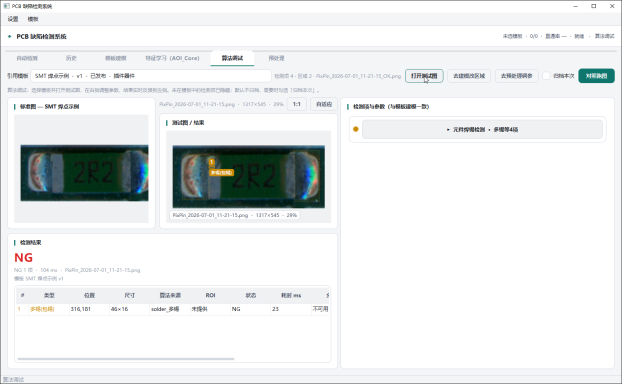
#> input picture review/task/pcb_accept_01/raw/stress_round/s1_before_baseline.jpg, 1244 x 768 px (shown at 1/2 size)
$ python -i traditional.py   (imports and definitions only)   (older library calls are emulated)
#> lines starting #> are read from the running program, lines starting #| are printed output that depends on the picture; after the words box and inside, x2 and y2 are one past the last pixel; in counts of white or black regions, pixels touching at a corner belong together
"""传统底层视觉特征提取器（从 Demo2 AOI_dev 移植，172 维 → 200 维）

14 组特征 + ⑮ SURF（多尺度 Hessian 斑点，+14 维），向量化实现。
单张 256x256 ~30ms（不含 PC/SURF 时更快的常驻路径已向量化）。
"""
import cv2
import numpy as np
from skimage import feature, filters, color, transform, morphology
from skimage.measure import shannon_entropy, moments_hu
from skimage.feature import local_binary_pattern, hog, graycomatrix, graycoprops
import pywt

def _cv2_canny(gray, sigma=1, low=0.1, high=0.3):
    """cv2 Canny（sigma 对应高斯模糊），替代 skimage feature.canny（快 ~50 倍）"""
    blur = cv2.GaussianBlur(gray, (0, 0), sigma)
    lo = max(1, int(255 * low))
    hi = min(255, int(255 * high))
    return cv2.Canny(blur, lo, hi)

# [86 lines left out: function _surf_features, not called in this run]


class TraditionalFeatureExtractor:
    """200 维传统特征提取器（186 基础 + ⑮ SURF 14）

    分组:
    ① GLCM 纹理 (4)
    ② 区域自相似 (5)
    ③ 边缘梯度 (28)
    ④ HOG (11)
    ⑤ 形状/几何 (11)
    ⑥ 灰度统计 (12)
    ⑦ 材质反光 (4)
    ⑧ 色彩 HSV+矩 (36)
    ⑨ FFT 频域 (13)
    ⑩ Haar 小波 (40)
    ⑪ 逻辑关系 (6)
    ⑫ Gabor (8)
    ⑬ LoG 斑点 (5)
    ⑭ 相位一致性 (3)
    ⑮ SURF 多尺度 Hessian 斑点 (14)
    """

    def __init__(self):
        self.dim = 200
        self._fixed_dim = None   # 旧 checkpoint 兼容：截断到该维度（如 172）

    def set_dim(self, d):
        """对齐旧 checkpoint 的 trad_ref 维度（新特征追加在末尾，截断即回退）"""
        self._fixed_dim = int(d) if d else None

    def extract(self, img, rng=None):
        """img: ndarray (H, W, 3) RGB, 返回 200 维向量"""
        rng = rng or np.random.default_rng(42)
        # 缩放：大图降采样提速（<=256）；再保证最小边 >=32（HOG 需 32 行/列）
        h, w = img.shape[:2]
#> h = 768; w = 1244
        if max(h, w) > 256:
            s = 256.0 / max(h, w)
#> s = 0.206
            img = cv2.resize(img, (max(1, int(w * s)), max(1, int(h * s))))
        h, w = img.shape[:2]
#> h = 158; w = 256
        if min(h, w) < 32:
            s = 32.0 / min(h, w)
            img = cv2.resize(img, (int(w * s), int(h * s)))
        features = []
        gray = cv2.cvtColor(img, cv2.COLOR_RGB2GRAY)
        hsv = cv2.cvtColor(img, cv2.COLOR_RGB2HSV)
#> hsv: shape (158, 256, 3); mean H, S, V 44.1, 13.4, 236.5
        lab = cv2.cvtColor(img, cv2.COLOR_RGB2LAB)
#> lab: shape (158, 256, 3); mean of channels 0, 1, 2 235.5, 127.2, 127.6

        # ① GLCM 纹理 (4)
        glcm = graycomatrix(gray, distances=[1], angles=[0, np.pi/4, np.pi/2, 3*np.pi/4],
                           levels=256, symmetric=True, normed=True)
        for prop in ['contrast', 'correlation', 'energy', 'homogeneity']:
            features.append(graycoprops(glcm, prop).mean())
#> after the loop, features = [475.4, 0.916, 0.544, 0.766]

        # ② 区域自相似 (5)
        h, w = gray.shape
        for scale in [4, 8, 16]:
            # 分块匹配（向量化均距替代 pdist：O(N²) 距离由 129ms 降至 ~1ms）
            blocks = []
            for i in range(0, h - scale + 1, scale):
                for j in range(0, w - scale + 1, scale):
                    blocks.append(gray[i:i+scale, j:j+scale].ravel())
            if len(blocks) > 1:
                blocks = np.array(blocks, dtype=np.float32)
                if len(blocks) > 100:
                    idx = rng.choice(len(blocks), 100, replace=False)
                    blocks = blocks[idx]
                # 均距 = sqrt(mean(||bi-bj||²)) 向量化
                bnorm = (blocks ** 2).sum(axis=1)
                dot = blocks @ blocks.T
                dist2 = bnorm[:, None] + bnorm[None, :] - 2 * dot
                np.fill_diagonal(dist2, 0.0)
                nonzero = dist2[dist2 > 0]
                features.append(float(np.sqrt(nonzero).mean()) if nonzero.size else 0.0)
            else:
                features.append(0.0)
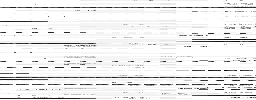
#> blocks: shape (100, 256) float32; min 8, max 255, mean 236.3
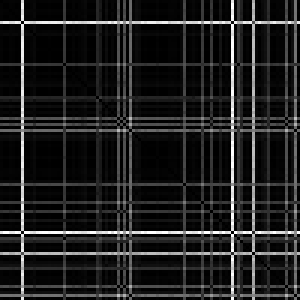
#> dist2: shape (100, 100) float32 (shown 3 times larger); min 0, max 10030130, mean 1231555.2; drawn with min black and max white
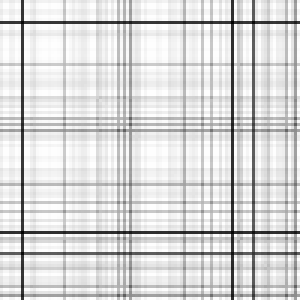
#> dot: shape (100, 100) float32 (shown 3 times larger); min 906372, max 16646400, mean 14298612; drawn with min black and max white
#> after the loop, bnorm = 100 values, max 16646400 at index 1, min 1038830 at index 77, mean 14914390; features = [475.4, 0.916, 0.544, 0.766, 197.2, 481.5, 872.2]; idx = 100 values, max 140 at index 68, min 0 at index 97, mean 69.15; nonzero = 9106 values, max 10030130 at index 153, min 288 at index 149, mean 1352465.9
        # 加两个自相似统计
        features.append(np.std(gray[:8, :8] - gray[8:16, 8:16]))
        features.append(np.std(gray[::8, ::8]))

        # ③ 边缘梯度 (27)
        # Canny 密度（cv2 实现，比 skimage 快 ~50 倍）
        edges = _cv2_canny(gray, sigma=1)
#> in _cv2_canny, `return cv2.Canny(blur, lo, hi)`: returned value: shape (158, 256); 6.5% white in thin lines or dots
        features.append(edges.mean())
        edges2 = _cv2_canny(gray, sigma=2)
#> in _cv2_canny (call 2), `return cv2.Canny(blur, lo, hi)`: returned value: shape (158, 256); 2.6% white in thin lines or dots, all inside (x1, y1, x2, y2) = (5, 12, 254, 129)
        features.append(edges2.mean())
        edges3 = _cv2_canny(gray, sigma=3)
#> in _cv2_canny (call 3), `return cv2.Canny(blur, lo, hi)`: returned value: shape (158, 256); 1% white in thin lines or dots, all inside (x1, y1, x2, y2) = (7, 26, 256, 87)
        features.append(edges3.mean())
        # Sobel 梯度（cv2 实现，比 skimage filters 快 ~10 倍）
        sobel_h = cv2.Sobel(gray, cv2.CV_32F, 1, 0, ksize=3)
        sobel_v = cv2.Sobel(gray, cv2.CV_32F, 0, 1, ksize=3)
        features.append(sobel_h.mean())
        features.append(sobel_v.mean())
        features.append(np.sqrt(sobel_h**2 + sobel_v**2).mean())
        # 梯度方向直方图 (16 bins)
        grad_mag = np.sqrt(sobel_h**2 + sobel_v**2)
        grad_ang = np.arctan2(sobel_v, sobel_h + 1e-8)
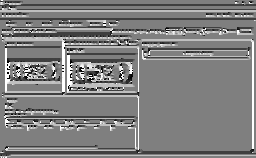
#> grad_ang: shape (158, 256) float32; min -3.14, max 3.14, mean 0.0216; drawn with min black and max white
        hist, _ = np.histogram(grad_ang, bins=16, range=(-np.pi, np.pi), weights=grad_mag)
#> hist = [69965.1, 27048.9, 58152.2, 211588.8, 436009.2, 46008.1, 41184.2, 78074.9, 114123.3, 33398.5, 60654.8, 206558.6, 411754.3, 53146.9, 33749.6, 125809.4]
        features.extend(hist.tolist())
        # LBP (6 bin)
        lbp = local_binary_pattern(gray, 8, 1, method='uniform')
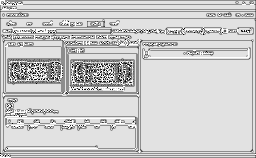
#> lbp: shape (158, 256) float64; min 0, max 9, mean 7.13; drawn with min black and max white
        lbp_hist, _ = np.histogram(lbp, bins=6, range=(0, 6), density=True)
#> lbp_hist = [0.0188, 0.032, 0.0146, 0.0744, 0.0591, 0.801]
        features.extend(lbp_hist.tolist())

        # ④ HOG (11)
        fd = hog(gray, orientations=9, pixels_per_cell=(16, 16), cells_per_block=(2, 2),
                feature_vector=True, block_norm='L2-Hys')
#> fd = 4320 values, max 0.707 at index 2673, min 0 at index 45, mean 0.0804
        # 降采样到 11 维
        idx = np.linspace(0, len(fd)-1, 11, dtype=int)
#> idx = [0, 431, 863, 1295, 1727, 2159, 2591, 3023, 3455, 3887, 4319]
        features.extend(fd[idx].tolist())

        # ⑤ 形状/几何 (11)
        # Hu 矩 (7)
        moments = cv2.moments(gray)
#> moments = moments, m00 9471724, centre m10/m00, m01/m00 = (131.2, 79.44)
        hu = cv2.HuMoments(moments).flatten()
#> hu = [0.000811, 1.21e-07, 2.28e-13, 1.95e-12, 8.52e-25, 6.6e-16, -9.76e-25]
        features.extend((-np.sign(hu) * np.log10(np.abs(hu) + 1e-10)).tolist())
        # 轮廓统计 (4)
        _, thresh = cv2.threshold(gray, 0, 255, cv2.THRESH_BINARY + cv2.THRESH_OTSU)
#> thresh: shape (158, 256); 92.1% white; 102 black regions (99 under 20 px), largest, box (x1, y1, x2, y2) and area: (71, 60, 134, 86) 1613, (8, 60, 61, 83) 1213, (238, 28, 253, 34) 72
        contours, _ = cv2.findContours(thresh, cv2.RETR_EXTERNAL, cv2.CHAIN_APPROX_SIMPLE)
#> contours = [[[0, 0], [0, 157], [255, 157], [255, 0]]]
        if contours:
            areas = [cv2.contourArea(c) for c in contours]
#> areas = [40035]
            features.append(np.log1p(np.mean(areas)))
            features.append(np.log1p(np.std(areas)))
            features.append(len(contours) / (h * w) * 1e4)
            perims = [cv2.arcLength(c, True) for c in contours]
#> perims = [824]
            features.append(np.mean(perims) / (h + w) if perims else 0.0)
        else:
            features.extend([0, 0, 0, 0])

        # ⑥ 灰度统计 (12)
        features.extend([gray.mean(), gray.std(), gray.min(), gray.max(),
                        np.percentile(gray, 25), np.percentile(gray, 50), np.percentile(gray, 75),
                        shannon_entropy(gray),
                        np.mean(gray ** 2), np.mean(np.abs(gray - gray.mean()) ** 3),
                        np.mean(gray ** 4), (gray.max() - gray.min()) / (gray.mean() + 1e-8)])

        # ⑦ 材质反光/高光 (4)
        specular = gray > gray.mean() + 2 * gray.std()
#> specular: shape (158, 256) bool; every value is 0
        features.append(specular.mean())
        features.append(gray[specular].std() if specular.any() else 0)
        # 高光区域连通性
        _, bw = cv2.threshold(gray, gray.mean() + 2 * gray.std(), 255, cv2.THRESH_BINARY)
        kernel = np.ones((5, 5), np.uint8)
#> kernel = [[1, 1, 1, 1, 1], [1, 1, 1, 1, 1], [1, 1, 1, 1, 1], [1, 1, 1, 1, 1], [1, 1, 1, 1, 1]]
        bw = morphology.remove_small_objects(bw.astype(bool), min_size=50)
        features.append(bw.mean())
        features.append(len(np.unique(bw)) / (h * w) * 1e4)

        # ⑧ 色彩 HSV 直方图 + 色彩矩 (39)
        for ch in range(3):
            hist, _ = np.histogram(hsv[:,:,ch], bins=8, range=(0, 256), density=True)
            features.extend(hist.tolist())
            # 色彩矩
            ch_data = hsv[:,:,ch].astype(float)
            features.extend([ch_data.mean(), ch_data.std() / 255,
                           np.mean(((ch_data - ch_data.mean()) / (ch_data.std() + 1e-8)) ** 3)])
#> this loop made 3 passes
#> hist on pass 1: [0.0183, 0.00019, 0.00154, 0.0111, 9.43e-05, 3.86e-05, 0, 0]
#> pass 1, in extract, `ch_data = hsv[:,:,ch].astype(float)`:
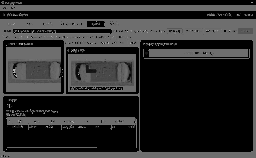
#> ch_data: shape (158, 256) float64; min 0, max 179, mean 44.1
#> pass 2, in extract, `ch_data = hsv[:,:,ch].astype(float)`:
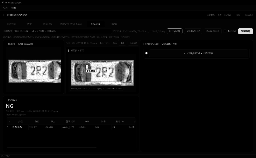
#> ch_data: shape (158, 256) float64; min 0, max 255, mean 13.4
#> after the loop, features = 108 values, max 473504.5 at index 68, min -10 at index 54, mean 23006.9
        # RGB 相关性 (3)
        for i in range(3):
            for j in range(i+1, 3):
                cc = np.corrcoef(img[:,:,i].ravel(), img[:,:,j].ravel())[0, 1]
                features.append(cc if not np.isnan(cc) else 0.0)
#> after the loop, features = 111 values, max 473504.5 at index 68, min -10 at index 54, mean 22385.1

        # ⑨ FFT 频域 (13)
        f = np.fft.fft2(gray)
        fshift = np.fft.fftshift(f)
        magnitude = np.abs(fshift)
        # 高频能量
        cy, cx = h // 2, w // 2
#> cy = 79; cx = 128
        radius = min(h, w) // 4
#> radius = 39
        mask = np.zeros_like(gray, dtype=bool)
#> (the run stopped early here; a loop or call above may not have finished)

$ run again, on review/task/pcb_accept_01/raw/stress_round/s2_restore_default_015.jpg
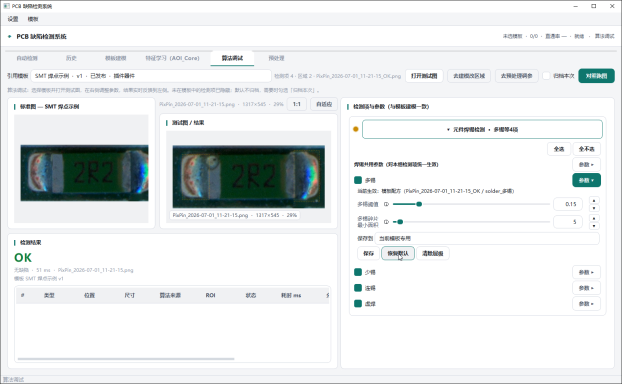
#> input picture review/task/pcb_accept_01/raw/stress_round/s2_restore_default_015.jpg, 1244 x 768 px (shown at 1/2 size)
#> hsv: shape (158, 256, 3); mean H, S, V 45.2, 14.3, 235.4
#> lab: shape (158, 256, 3); mean of channels 0, 1, 2 234.4, 127.1, 127.5
#> after the loop in extract, `for prop in ['contrast', 'correlation', 'energy', 'homogeneity']:`: features = [611.9, 0.896, 0.516, 0.732]
#> after the loop in extract, `for scale in [4, 8, 16]:`:
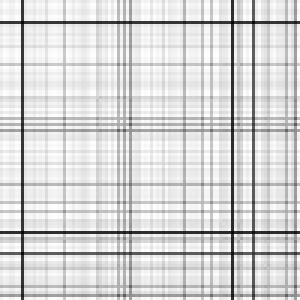
#> dot: shape (100, 100) float32 (shown 3 times larger); min 906372, max 16646400, mean 14167276; drawn with min black and max white
#> after the loop in extract, `for scale in [4, 8, 16]:`: bnorm = 100 values, max 16646400 at index 1, min 1038830 at index 77, mean 14806196; features = [611.9, 0.896, 0.516, 0.732, 204.9, 476.1, 887.2]; idx = 100 values, max 140 at index 68, min 0 at index 97, mean 69.15; nonzero = 9686 values, max 10030130 at index 164, min 2 at index 275, mean 1319267.4
#> in extract, `hist, _ = np.histogram(grad_ang, bins=16, range=(-np.pi, np.pi), weigh..`: hist = [86901.2, 34340.2, 75947.3, 251829.6, 511440, 62677.7, 54066.7, 88155.8, 136973.8, 41450.4, 76005.4, 255861.6, 482635.9, 67338.3, 46638.1, 143089]
#> lbp_hist = [0.017, 0.0331, 0.0129, 0.0763, 0.0532, 0.808]
#> fd = 4320 values, max 0.707 at index 3676, min 0 at index 45, mean 0.0966
#> in extract, `idx = np.linspace(0, len(fd)-1, 11, dtype=int)`: idx = [0, 431, 863, 1295, 1727, 2159, 2591, 3023, 3455, 3887, 4319]
#> moments = moments, m00 9421719, centre m10/m00, m01/m00 = (130.9, 79.38)
#> hu = [0.000816, 1.22e-07, 2.2e-13, 1.71e-12, 6.65e-25, 5.82e-16, -8.06e-25]
#> thresh: shape (158, 256); 91.5% white; 153 black regions (149 under 20 px), largest, box (x1, y1, x2, y2) and area: (71, 60, 134, 86) 1629, (8, 60, 61, 83) 1214, (238, 28, 253, 34) 72, (236, 71, 247, 77) 62
#> contours = [[[0, 0], [0, 157], [255, 157], [255, 0]]]
#> areas = [40035]
#> perims = [824]
#> specular: shape (158, 256) bool; every value is 0
#> kernel = [[1, 1, 1, 1, 1], [1, 1, 1, 1, 1], [1, 1, 1, 1, 1], [1, 1, 1, 1, 1], [1, 1, 1, 1, 1]]
#> the loop in extract, `for ch in range(3):` made 3 passes
#> pass 2, in extract, `ch_data = hsv[:,:,ch].astype(float)`:
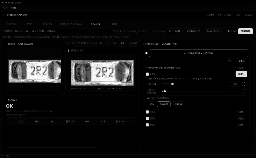
#> ch_data: shape (158, 256) float64; min 0, max 255, mean 14.3
#> after the loop in extract, `for ch in range(3):`: features = 108 values, max 511440 at index 19, min -10 at index 54, mean 26876.4
#> after the loop in extract, `for i in range(3):`: features = 111 values, max 511440 at index 19, min -10 at index 54, mean 26150
